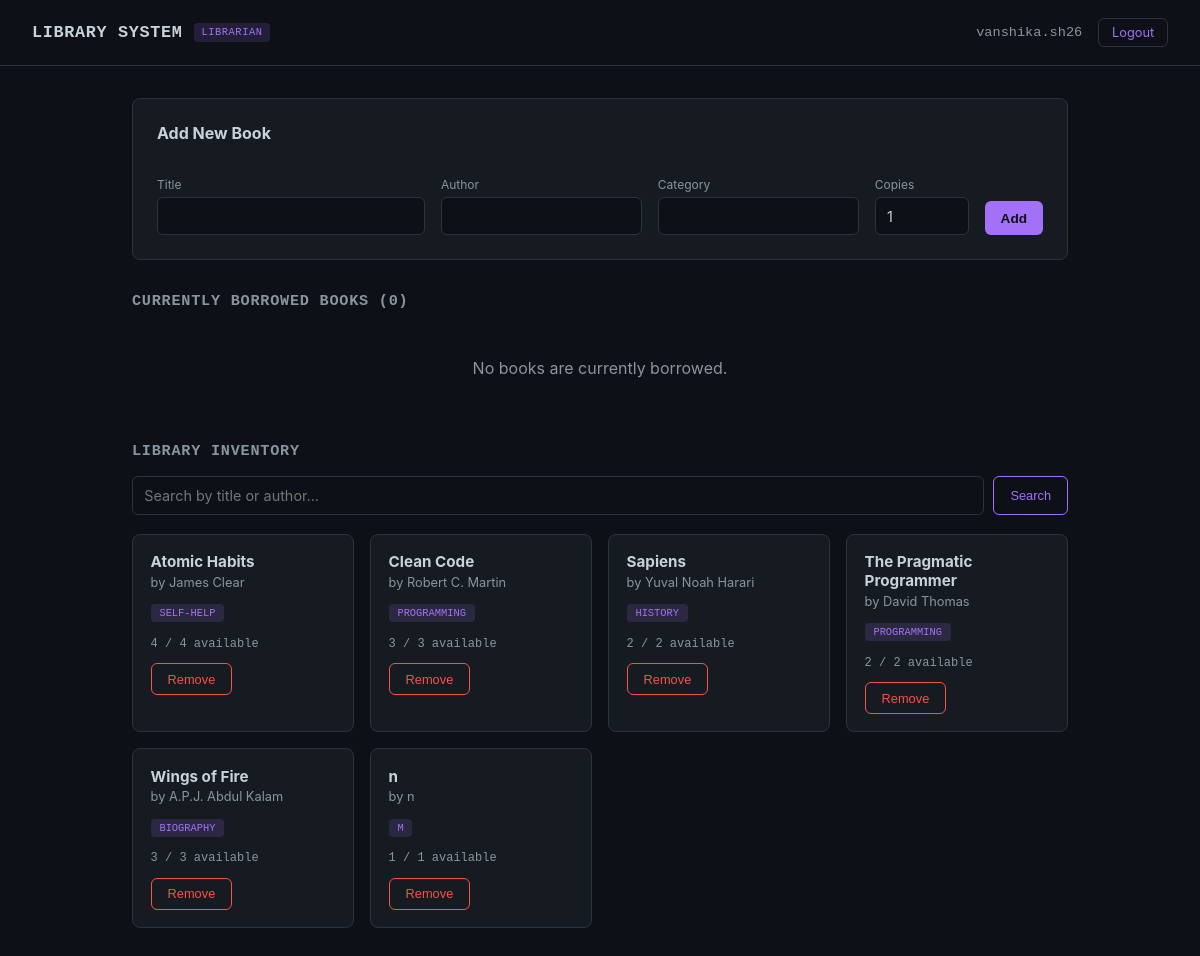
The app's page /dashboard (signed in) with its own data.
### tables this page shows
CREATE TABLE books (
            id INTEGER PRIMARY KEY AUTOINCREMENT,
            title TEXT NOT NULL,
            author TEXT NOT NULL,
            category TEXT NOT NULL,
            total_copies INTEGER NOT NULL DEFAULT 1,
            available_copies INTEGER NOT NULL DEFAULT 1
        );

### app.py (the view)
@app.route("/dashboard")
@login_required
def dashboard():
    conn = get_db()
    search = request.args.get("search", "").strip()
    if search:
        books = conn.execute(
            "SELECT * FROM books WHERE title LIKE ? OR author LIKE ? ORDER BY title",
            (f"%{search}%", f"%{search}%"),
        ).fetchall()
    else:
        books = conn.execute("SELECT * FROM books ORDER BY title").fetchall()
    if session["role"] == "member":
        my_borrows = conn.execute(
            """
            SELECT borrow_records.*, books.title, books.author
            FROM borrow_records
            JOIN books ON borrow_records.book_id = books.id
            WHERE borrow_records.user_id = ?
            ORDER BY borrow_records.borrowed_at DESC
            """,
            (session["user_id"],),
        ).fetchall()
        conn.close()
        now_str = datetime.now().isoformat(timespec="seconds")
        return render_template("dashboard.html", books=books, my_borrows=my_borrows, search=search, now=now_str)
    else:  # librarian
        active_borrows = conn.execute(
            """
            SELECT borrow_records.*, books.title AS book_title, users.username
            FROM borrow_records
            JOIN books ON borrow_records.book_id = books.id
            JOIN users ON borrow_records.user_id = users.id
            WHERE borrow_records.returned_at IS NULL
            ORDER BY borrow_records.due_date ASC
            """
        ).fetchall()
        conn.close()
        now_str = datetime.now().isoformat(timespec="seconds")
        return render_template("dashboard.html", books=books, active_borrows=active_borrows, search=search, now=now_str)

### app.py (called while the page is built)
def get_db():
    conn = sqlite3.connect(DB_FILE)
    conn.row_factory = sqlite3.Row
    return conn

def login_required(view_func):
    @functools.wraps(view_func)
    def wrapped(*args, **kwargs):
        if "user_id" not in session:
            return redirect(url_for("login"))
        return view_func(*args, **kwargs)
    return wrapped

### templates/dashboard.html (shortened to what this page needs)
<!DOCTYPE html>
<html lang="en">
<head>
  <link rel="stylesheet" href="{{ url_for('static', filename='style.css') }}" />
</head>
<body>
  <header class="topbar">
    <div class="brand">
      <h1>LIBRARY SYSTEM</h1>
      <span class="role-badge {{ 'librarian' if session.role == 'librarian' else 'member' }}">
        {{ session.role|upper }}
      </span>
    </div>
    <div class="topbar-right">
      <span class="username">{{ session.username }}</span>
      <a href="{{ url_for('logout') }}" class="btn-logout">Logout</a>
    </div>
  </header>
  <main>
    {% if session.role == 'librarian' %}
    <section class="card">
      <h2>Add New Book</h2>
      <form method="POST" action="{{ url_for('add_book') }}" class="form-row">
        <div class="form-group">
          <label>Title</label>
          <input type="text" name="title" required>
        </div>
        <div class="form-group">
          <label>Author</label>
          <input type="text" name="author" required>
        </div>
        <div class="form-group">
          <label>Category</label>
          <input type="text" name="category" required>
        </div>
        <div class="form-group small">
          <label>Copies</label>
          <input type="number" name="copies" min="1" value="1" required>
        </div>
        <div class="form-group small">
          <label>&nbsp;</label>
          <button type="submit" class="btn-primary">Add</button>
        </div>
      </form>
    </section>
    <h2 class="section-title">Currently Borrowed Books ({{ active_borrows|length }})</h2>
    <section class="tickets-list">
      {% if active_borrows|length == 0 %}
        <p class="empty-state">No books are currently borrowed.</p>
      {% endif %}
    </section>
    {% endif %}
    <h2 class="section-title">{{ 'Library Inventory' if session.role == 'librarian' else 'Browse Books' }}</h2>
    <form method="GET" action="{{ url_for('dashboard') }}" class="search-bar">
      <input type="text" name="search" placeholder="Search by title or author..." value="{{ search }}">
      <button type="submit" class="btn-secondary">Search</button>
    </form>
    <section class="book-grid">
      {% for book in books %}
        <div class="book-card">
          <h3>{{ book.title }}</h3>
          <p class="book-author">by {{ book.author }}</p>
          <span class="badge category-badge">{{ book.category }}</span>
          <p class="copies-info">{{ book.available_copies }} / {{ book.total_copies }} available</p>
          {% if session.role == 'member' %}
            {% if book.available_copies > 0 %}
              <form method="POST" action="{{ url_for('borrow_book', book_id=book.id) }}">
                <button type="submit" class="btn-primary small-btn">Borrow</button>
              </form>
            {% else %}
              <button class="btn-primary small-btn" disabled>Not Available</button>
            {% endif %}
          {% else %}
            <form method="POST" action="{{ url_for('delete_book', book_id=book.id) }}">
              <button type="submit" class="btn-danger small-btn">Remove</button>
            </form>
          {% endif %}
        </div>
      {% endfor %}
    </section>
  </main>
</body>
</html>

### static/style.css (style rules this page uses)
:root { --bg: #0d1117; --card-bg: #161b22; --border: #2b3340; --text-primary: #c9d1d9; --text-dim: #8b949e; --accent: #a371f7; --active: #58a6ff; --overdue: #f85149; --returned: #3fb950; --mono: "JetBrains Mono", "Fira Code", Consolas, monospace; --sans: -apple-system, "Segoe UI", Roboto, sans-serif; }
* { margin: 0; padding: 0; box-sizing: border-box; }
body { background: var(--bg); color: var(--text-primary); font-family: var(--sans); min-height: 100vh; }
.auth-footer a, a { color: var(--accent); text-decoration: none; }
form label { display: block; font-size: 0.75rem; color: var(--text-dim); margin-bottom: 0.3rem; margin-top: 0.9rem; }
input, select, textarea { width: 100%; background: var(--bg); border: 1px solid var(--border); border-radius: 6px; padding: 0.6rem 0.7rem; color: var(--text-primary); font-family: var(--sans); font-size: 0.9rem; }
.btn-primary { background: var(--accent); color: #0d1117; border: none; border-radius: 6px; padding: 0.6rem 1rem; font-weight: 600; font-size: 0.85rem; cursor: pointer; width: 100%; margin-top: 0.5rem; }
.btn-secondary { background: transparent; border: 1px solid var(--accent); color: var(--accent); border-radius: 6px; padding: 0.5rem 1rem; font-size: 0.8rem; cursor: pointer; }
.btn-danger { background: transparent; border: 1px solid var(--overdue); color: var(--overdue); border-radius: 6px; padding: 0.45rem 1rem; font-size: 0.8rem; cursor: pointer; margin-top: 0.8rem; }
.topbar { display: flex; justify-content: space-between; align-items: center; padding: 1.1rem 2rem; border-bottom: 1px solid var(--border); }
.brand { display: flex; align-items: center; gap: 0.7rem; }
.brand h1 { font-family: var(--mono); font-size: 1.05rem; letter-spacing: 0.04em; }
.role-badge { font-family: var(--mono); font-size: 0.65rem; padding: 0.2rem 0.5rem; border-radius: 4px; letter-spacing: 0.05em; }
.role-badge.librarian { background: rgba(163, 113, 247, 0.15); color: var(--accent); }
.topbar-right { display: flex; align-items: center; gap: 1rem; }
.username { font-family: var(--mono); font-size: 0.85rem; color: var(--text-dim); }
.btn-logout { font-size: 0.8rem; border: 1px solid var(--border); padding: 0.4rem 0.8rem; border-radius: 6px; }
main { max-width: 1000px; margin: 0 auto; padding: 2rem; }
.card { background: var(--card-bg); border: 1px solid var(--border); border-radius: 8px; padding: 1.5rem; margin-bottom: 2rem; }
.card h2 { font-size: 1rem; margin-bottom: 1rem; }
.section-title { font-size: 0.95rem; color: var(--text-dim); text-transform: uppercase; letter-spacing: 0.05em; margin: 2rem 0 1rem; font-family: var(--mono); }
.form-row { display: grid; grid-template-columns: 2fr 1.5fr 1.5fr 0.7fr auto; gap: 1rem; align-items: end; }
.form-group.small input { width: 100%; }
.search-bar { display: flex; gap: 0.6rem; margin-bottom: 1.2rem; }
.search-bar input { flex: 1; }
.search-bar button { width: auto; white-space: nowrap; }
.tickets-list { display: flex; flex-direction: column; gap: 0.8rem; margin-bottom: 1rem; }
.badge { font-size: 0.65rem; font-family: var(--mono); text-transform: uppercase; padding: 0.2rem 0.55rem; border-radius: 4px; }
.category-badge { background: rgba(163, 113, 247, 0.15); color: var(--accent); display: inline-block; margin: 0.4rem 0; }
.empty-state { text-align: center; color: var(--text-dim); padding: 2rem 1rem; }
.book-grid { display: grid; grid-template-columns: repeat(auto-fill, minmax(220px, 1fr)); gap: 1rem; }
.book-card { background: var(--card-bg); border: 1px solid var(--border); border-radius: 8px; padding: 1.1rem; }
.book-card h3 { font-size: 0.95rem; margin-bottom: 0.2rem; }
.book-author { font-size: 0.8rem; color: var(--text-dim); margin-bottom: 0.5rem; }
.copies-info { font-size: 0.75rem; color: var(--text-dim); font-family: var(--mono); margin: 0.5rem 0 0; }

### records on screen
books: title "Atomic Habits", author "James Clear", category "SELF-HELP", available_copies "4", total_copies "4"
books: title "Clean Code", author "Robert C. Martin", category "PROGRAMMING", available_copies "3", total_copies "3"
books: title "Sapiens", author "Yuval Noah Harari", category "HISTORY", available_copies "2", total_copies "2"
books: title "The Pragmatic Programmer", author "David Thomas", category "PROGRAMMING", available_copies "2", total_copies "2"
books: title "Wings of Fire", author "A.P.J. Abdul Kalam", category "BIOGRAPHY", available_copies "3", total_copies "3"
books: title "n", author "n", category "M", available_copies "1", total_copies "1"

### other values on screen
{{ session.role|upper }} "LIBRARIAN"
{{ session.username }} "vanshika.sh26"
{{ active_borrows|length }} "0"
{{ 'Library Inventory' if session.role == 'librarian' else 'Browse Books' }} "LIBRARY INVENTORY"
